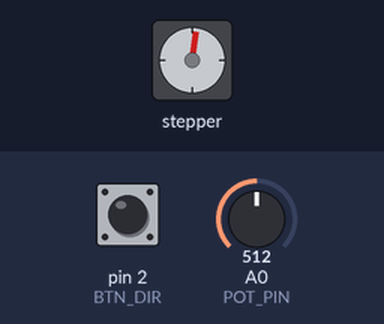
A sketch run on a simulated Arduino Uno, built with avr-gcc and run on an emulated ATmega328P. On the bench: stepper motor. Wiring (inferred from the names in the program): stepper motor (2048 steps per turn assumed): coils pin 8, pin 9, pin 10, pin 11. The test bench sets the inputs (shaded band); at power-on: A0 (POT_PIN) = 512, pin 2 (BTN_DIR) HIGH. What the sketch prints to the serial monitor is not drawn.

Above: at 1.14 s.
1.3 s: A0 (POT_PIN) set to 900
At 1.98 s:
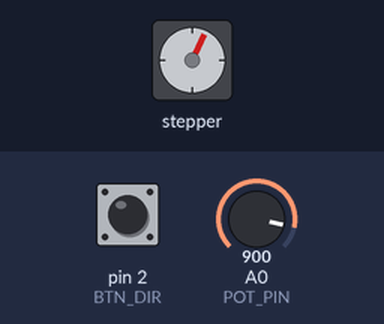
4.3 s: pin 2 (BTN_DIR) pulled LOW for 0.15 s
At 4.49 s:
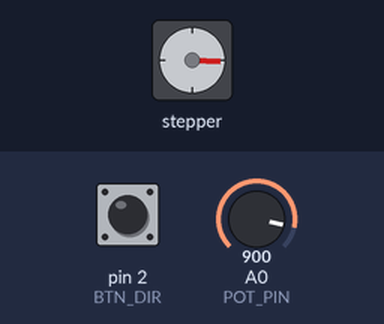
7.4 s: pin 2 (BTN_DIR) pulled LOW for 1 s
At 8.81 s:
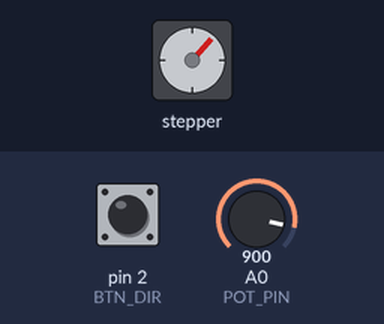
11.4 s: A0 (POT_PIN) set to 1023
At 11.81 s:
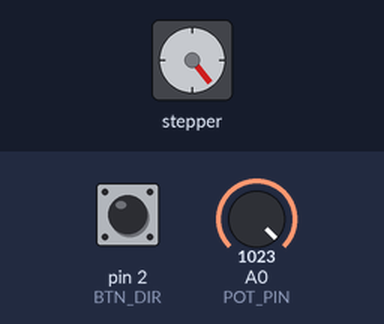
14.4 s: A0 (POT_PIN) set to 890
17.4 s: pin 2 (BTN_DIR) pulled LOW for 0.15 s
Timing chart, 0 to 24.5 s (numbered marks = the images above; inputs shaded):
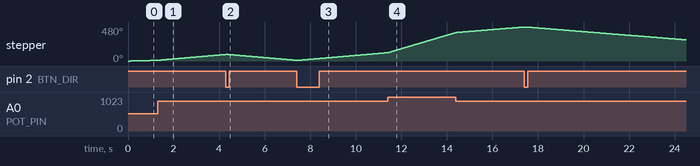

The sketch:

stepper-motor.ino
```cpp
// 09 — Stepper Motor (28BYJ-48 + ULN2003)
// A stepper moves in discrete steps — you energize coils in sequence.
// Pot sets speed, button reverses direction.
// Teaches: coil drive sequencing, why steppers ≠ DC motors,
// non-blocking step timing.

// ULN2003 inputs IN1..IN4 → D8..D11 (coils A,B,C,D)
const uint8_t COIL_PINS[4] = {8, 9, 10, 11};
const uint8_t BTN_DIR  = 2;     // press → reverse direction
const uint8_t POT_PIN  = A0;    // speed control

const unsigned long DEBOUNCE = 40;
const uint16_t STEP_MIN_US = 900;    // fastest  (~1.1 ms/step)
const uint16_t STEP_MAX_US = 20000;  // slowest  (~20 ms/step)

// Half-step sequence: 8 phases, smoothest motion for the 28BYJ-48.
// Each row = which coils (IN1..IN4) are energized.
const uint8_t PHASES[8][4] = {
  {1,0,0,0}, {1,1,0,0}, {0,1,0,0}, {0,1,1,0},
  {0,0,1,0}, {0,0,1,1}, {0,0,0,1}, {1,0,0,1}
};

int8_t direction = 1;      // +1 or −1
uint8_t phase = 0;
unsigned long lastStep = 0;

bool dirPressed() {
  static uint8_t stable = HIGH, last = HIGH;
  static unsigned long changed = 0;
  uint8_t raw = digitalRead(BTN_DIR);
  if (raw != last) { changed = millis(); last = raw; }
  if (millis() - changed > DEBOUNCE && raw != stable) {
    stable = raw;
    if (stable == LOW) return true;
  }
  return false;
}

void setup() {
  for (uint8_t c = 0; c < 4; c++) pinMode(COIL_PINS[c], OUTPUT);
  pinMode(BTN_DIR, INPUT_PULLUP);
  Serial.begin(9600);
  Serial.println("Stepper — pot = speed, button = reverse");
}

void loop() {
  if (dirPressed()) {
    direction = -direction;
    Serial.println(direction == 1 ? "→ forward" : "← reverse");
  }

  // pot → microsecond gap between steps (log-ish feel via map)
  int pot = analogRead(POT_PIN);
  unsigned long stepGap = map(pot, 0, 1023, STEP_MAX_US, STEP_MIN_US);

  unsigned long now = micros();
  if (now - lastStep < stepGap) return;      // not time yet — stays non-blocking
  lastStep = now;

  phase = (phase + direction + 8) % 8;       // +8 keeps % positive
  for (uint8_t c = 0; c < 4; c++)
    digitalWrite(COIL_PINS[c], PHASES[phase][c]);
}
```
